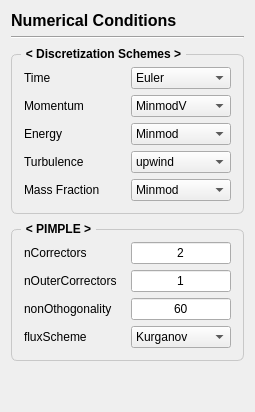
         <widget class="QWidget" name="page_numerical_conditions">
          <layout class="QVBoxLayout" name="verticalLayout_7">
           <item>
            <widget class="QLabel" name="label_8">
             <property name="font">
              <font>
               <pointsize>12</pointsize>
               <bold>true</bold>
              </font>
             </property>
             <property name="text">
              <string>Numerical Conditions</string>
             </property>
            </widget>
           </item>
           <item>
            <widget class="Line" name="line_4">
             <property name="orientation">
              <enum>Qt::Orientation::Horizontal</enum>
             </property>
            </widget>
           </item>
           <item>
            <widget class="QGroupBox" name="groupBox_8">
             <property name="font">
              <font>
               <bold>true</bold>
              </font>
             </property>
             <property name="styleSheet">
              <string notr="true">QGroupBox {
    border: 1px solid;
    border-radius: 6;
    margin-top: 9;
    border-color : #c8c8c8;
	padding: 3;   
}
QGroupBox::title {
    subcontrol-origin: margin;
    subcontrol-position: top left;
    left: 10;
    padding: 2 3;
}</string>
             </property>
             <property name="title">
              <string>&lt; Discretization Schemes &gt;</string>
             </property>
             <layout class="QGridLayout" name="gridLayout_15" columnstretch="1,1">
              <item row="2" column="1">
               <widget class="QComboBox" name="discretizationSchemeEnergy">
                <item>
                 <property name="text">
                  <string>Minmod</string>
                 </property>
                </item>
                <item>
                 <property name="text">
                  <string>MinmodV</string>
                 </property>
                </item>
                <item>
                 <property name="text">
                  <string>vanLeer</string>
                 </property>
                </item>
               </widget>
              </item>
              <item row="0" column="0">
               <widget class="QLabel" name="label_29">
                <property name="text">
                 <string>Time</string>
                </property>
               </widget>
              </item>
              <item row="1" column="1">
               <widget class="QComboBox" name="discretizationSchemeMomentum">
                <property name="acceptDrops">
                 <bool>false</bool>
                </property>
                <property name="currentIndex">
                 <number>1</number>
                </property>
                <item>
                 <property name="text">
                  <string>Minmod</string>
                 </property>
                </item>
                <item>
                 <property name="text">
                  <string>MinmodV</string>
                 </property>
                </item>
                <item>
                 <property name="text">
                  <string>vanLeer</string>
                 </property>
                </item>
               </widget>
              </item>
              <item row="4" column="0">
               <widget class="QLabel" name="label_10">
                <property name="text">
                 <string>Mass Fraction</string>
                </property>
               </widget>
              </item>
              <item row="1" column="0">
               <widget class="QLabel" name="label_30">
                <property name="text">
                 <string>Momentum</string>
                </property>
               </widget>
              </item>
              <item row="4" column="1">
               <widget class="QComboBox" name="discretizationSchemeVolumeFraction">
                <item>
                 <property name="text">
                  <string>Minmod</string>
                 </property>
                </item>
                <item>
                 <property name="text">
                  <string>MinmodV</string>
                 </property>
                </item>
                <item>
                 <property name="text">
                  <string>vanLeer</string>
                 </property>
                </item>
               </widget>
              </item>
              <item row="3" column="1">
               <widget class="QComboBox" name="discretizationSchemeTurbulence">
                <item>
                 <property name="text">
                  <string>upwind</string>
                 </property>
                </item>
                <item>
                 <property name="text">
                  <string>Minmod</string>
                 </property>
                </item>
               </widget>
              </item>
              <item row="0" column="1">
               <widget class="QComboBox" name="discretizationSchemeTime">
                <item>
                 <property name="text">
                  <string>Euler</string>
                 </property>
                </item>
                <item>
                 <property name="text">
                  <string>Steady</string>
                 </property>
                </item>
               </widget>
              </item>
              <item row="3" column="0">
               <widget class="QLabel" name="label_32">
                <property name="text">
                 <string>Turbulence</string>
                </property>
               </widget>
              </item>
              <item row="2" column="0">
               <widget class="QLabel" name="label_31">
                <property name="text">
                 <string>Energy</string>
                </property>
               </widget>
              </item>
             </layout>
            </widget>
           </item>
           <item>
            <widget class="QGroupBox" name="groupBox_9">
             <property name="font">
              <font>
               <bold>true</bold>
              </font>
             </property>
             <property name="styleSheet">
              <string notr="true">QGroupBox {
    border: 1px solid;
    border-radius: 6;
    margin-top: 9;
    border-color : #c8c8c8;
	padding: 3;   
}
QGroupBox::title {
    subcontrol-origin: margin;
    subcontrol-position: top left;
    left: 10;
    padding: 2 3;
}</string>
             </property>
             <property name="title">
              <string>&lt; PIMPLE &gt;</string>
             </property>
             <layout class="QGridLayout" name="gridLayout_5" columnstretch="1,1">
              <item row="0" column="1">
               <widget class="QLineEdit" name="underRelaxationFactorPressure">
                <property name="font">
                 <font>
                  <bold>false</bold>
                 </font>
                </property>
                <property name="text">
                 <string>2</string>
                </property>
                <property name="alignment">
                 <set>Qt::AlignmentFlag::AlignCenter</set>
                </property>
               </widget>
              </item>
              <item row="0" column="0">
               <widget class="QLabel" name="label_34">
                <property name="font">
                 <font>
                  <bold>false</bold>
                 </font>
                </property>
                <property name="text">
                 <string>nCorrectors</string>
                </property>
               </widget>
              </item>
              <item row="1" column="1">
               <widget class="QLineEdit" name="underRelaxationFactorMomentum">
                <property name="font">
                 <font>
                  <bold>false</bold>
                 </font>
                </property>
                <property name="text">
                 <string>1</string>
                </property>
                <property name="alignment">
                 <set>Qt::AlignmentFlag::AlignCenter</set>
                </property>
               </widget>
              </item>
              <item row="3" column="1">
               <widget class="QComboBox" name="discretizationSchemeVolumeFraction_2">
                <item>
                 <property name="text">
                  <string>Kurganov</string>
                 </property>
                </item>
                <item>
                 <property name="text">
                  <string>Tamdor</string>
                 </property>
                </item>
               </widget>
              </item>
              <item row="3" column="0">
               <widget class="QLabel" name="label_37">
                <property name="font">
                 <font>
                  <bold>false</bold>
                 </font>
                </property>
                <property name="text">
                 <string>fluxScheme</string>
                </property>
               </widget>
              </item>
              <item row="2" column="0">
               <widget class="QLabel" name="label_36">
                <property name="font">
                 <font>
                  <bold>false</bold>
                 </font>
                </property>
                <property name="text">
                 <string>nonOthogonality</string>
                </property>
               </widget>
              </item>
              <item row="1" column="0">
               <widget class="QLabel" name="label_35">
                <property name="font">
                 <font>
                  <bold>false</bold>
                 </font>
                </property>
                <property name="text">
                 <string>nOuterCorrectors</string>
                </property>
               </widget>
              </item>
              <item row="2" column="1">
               <widget class="QLineEdit" name="underRelaxationFactorEnergy">
                <property name="font">
                 <font>
                  <bold>false</bold>
                 </font>
                </property>
                <property name="text">
                 <string>60</string>
                </property>
                <property name="alignment">
                 <set>Qt::AlignmentFlag::AlignCenter</set>
                </property>
               </widget>
              </item>
             </layout>
            </widget>
           </item>
           <item>
            <spacer name="verticalSpacer_4">
             <property name="orientation">
              <enum>Qt::Orientation::Vertical</enum>
             </property>
             <property name="sizeHint" stdset="0">
              <size>
               <width>20</width>
               <height>40</height>
              </size>
             </property>
            </spacer>
           </item>
          </layout>
         </widget>
